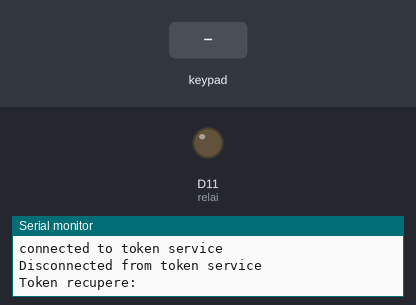
Bench run of a sketch on a simulated Arduino MKR. On the bench: output pins drawn as LEDs (lit = HIGH), the last lines printed to the serial monitor. Inputs (shaded band) come from the test bench. WiFi joins after 1.5 s; servers stay silent unless stated; uploads are accepted with an empty reply.

Above: at 3.0 s.
3.1 s: key 'D' pressed
At 5.0 s:
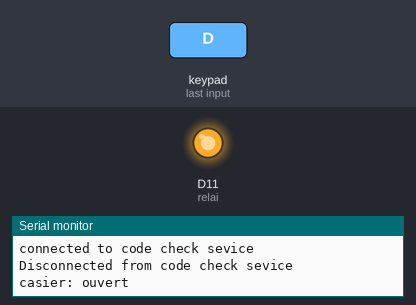
17.6 s: keypad keys 2 3 4 5 D pressed 0.4 s apart
At 26.9 s:
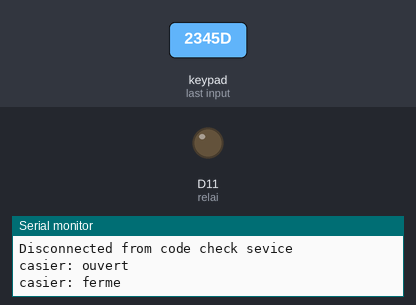
Timing chart, 0 to 27.2 s (numbered marks = the images above; inputs shaded):
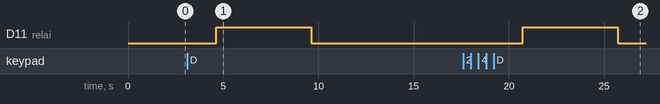

Measured:
- after the input at 3.1 s, D11 (relai): LOW → HIGH after 1.5 s, → LOW 5.0 s later
- after the input at 17.6 s, D11 (relai): LOW → HIGH after 3.1 s, → LOW 5.0 s later

The sketch:

call_post_json.ino
```cpp
#include <WiFiNINA.h>
#include <ArduinoHttpClient.h>
#include <ArduinoJson.h>
#include <Keypad.h>

int relai = 11;
const byte LIGNE = 4;
const byte COLONNE = 4;
char touche;
String input_password;

//Déclaration des touches du clavier
char hexaKeys[LIGNE][COLONNE] = {
  { '1', '2', '3', 'A' },
  { '4', '5', '6', 'B' },
  { '7', '8', '9', 'C' },
  { '0', 'F', 'E', 'D' }
};


//Affectation des broches du clavier
byte ligne_pin[LIGNE] = { 2, 3, 4, 5 };
byte colonne_pin[COLONNE] = { 6, 7, 8, 9 };
Keypad clavier = Keypad(makeKeymap(hexaKeys), ligne_pin, colonne_pin, LIGNE, COLONNE);


const char* ssid = "Alex";
const char* password = "Zg5shalex";

//Your Domain name with URL path or IP address with path
const char* hostCheck = "locbuy-check-dwlpupmbfa-ew.a.run.app";
const char* hostAuth = "locbuy-auth-dwlpupmbfa-ew.a.run.app";
const String dataToken = "{\"client\":\"Aiolia\"}";
const char* pathAuth = "/auth/token";
const char* pathCheck = "/check";
const char* serverName = "httpbin.org";

String token;

WiFiClient wifi;
WiFiSSLClient clientSSL;

void setup() {
  Serial.begin(9600);

  WiFi.begin(ssid, password);
  Serial.println("Connecting to network");
  while (WiFi.status() != WL_CONNECTED) {
    delay(500);
  }
  Serial.println(String("Connected to WiFi network: ") + ssid);
  input_password.reserve(32);

  if (clientSSL.connect(hostAuth, 443)) {
    Serial.println("connected to token service");
    clientSSL.print(String("POST ") + pathAuth + " HTTP/1.1\r\n" +
                    "Host: " + hostAuth + "\r\n" +
                    "Content-Type: application/json\r\n" +
                    "Content-Length: " + dataToken.length() +"\r\n" +
                    "\r\n" + dataToken + "\n");

    delay(100);
    String tokenResponse = "";
    while (clientSSL.connected()) {
      if (clientSSL.available()) {
        // read an incoming byte from the server and print it to serial monitor:
        char c = clientSSL.read();
        tokenResponse += c; //stock all response
      } else {
        clientSSL.stop();
        Serial.println("Disconnected from token service");

      }
    }
    String tokenTemp = tokenResponse.substring(tokenResponse.length() - 156); //remove response header to keep only body
    tokenTemp.remove(tokenTemp.length() - 1); //remove last 3 caractere "}\n
    tokenTemp.remove(tokenTemp.length() - 1);
    tokenTemp.remove(tokenTemp.length() - 1);
    token = tokenTemp;
    Serial.println("Token recupere: " + token);
  }
  pinMode(relai, OUTPUT);
}


void loop() {
  digitalWrite(relai, LOW);
  String response = "";
  if (WiFi.status() == WL_CONNECTED) {
    digitalWrite(LED_BUILTIN, LOW);
    char key = clavier.getKey();
    if (key) {
      delay(250);
      if (key == 'E') {  // bouton reset input
        input_password = "";
        Serial.println("Input has been reset.");
      } else if (key == 'D') {
        String dataCode = "{\"code\":\"" + input_password + "\"}";  // format json pour la data
        Serial.println(String("Data a envoyer: ") + dataCode);
        digitalWrite(LED_BUILTIN, HIGH);
        if (clientSSL.connect(hostCheck, 443)) {
          Serial.println("connected to code check sevice");

          clientSSL.print(String("POST ") + pathCheck + " HTTP/1.1\r\n" +
                              "Host: " + hostCheck + "\r\n" +
                              "Authorization: Bearer" + token + "\r\n" +
                              "Content-Type: application/json\r\n" +
                              "Content-Length: " + dataCode.length() +"\r\n" +
                              "\r\n" + dataCode + "\n");

          delay(1000);
          String codeResponse = "";
          while (clientSSL.connected()) {
            if (clientSSL.available()) {
              char c = clientSSL.read();

              codeResponse += c;//stock all response
            } else {
              Serial.println("Disconnected from code check sevice");

              clientSSL.stop();
            }
          }
          /*Serial.println();
          for (int t = 0; t < 866; t++) {
            codeResponse.remove(codeResponse.length() - 1);
          }
          response = codeResponse;
          Serial.println("response: " + response);*/
        }
        if (response = "HTTP/1.1 200 OK") {
          digitalWrite(relai, HIGH);
          Serial.println("casier: ouvert");
          delay(5000);
        }
        Serial.println("casier: ferme");

        input_password = "";  //reset input after code is sent
      } else {
        input_password += key;  //concatenate code
        Serial.println("Current input: " + input_password);
      }
    }
  }
}
```
